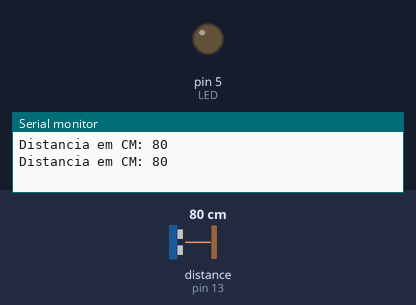
Simulated run of this sketch. Board: Arduino Uno, built with avr-gcc and run on an emulated ATmega328P. Shown: output pins drawn as LEDs (lit = HIGH), the last lines printed to the serial monitor. Wiring (inferred from the names in the program): ultrasonic range finder: trigger pin 12; echo pin 13. The test bench sets the inputs (shaded band); at power-on: distance to the obstacle (sensor on pin 13) 80 cm. The echo pulse lasts 58.3 µs per cm; pins used as bus, display or sensor lines are not drawn.

Above: at 1.8 s.
1.9 s: distance to the obstacle (sensor on pin 13) set to 12 cm
3.4 s: distance to the obstacle (sensor on pin 13) set to 9 cm
At 5.1 s:
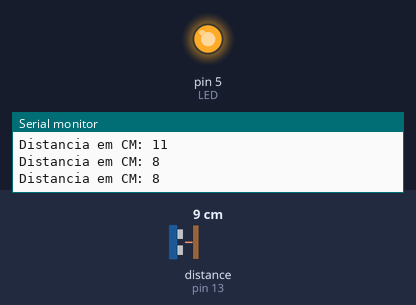
5.5 s: distance to the obstacle (sensor on pin 13) set to 18 cm
At 6.7 s:
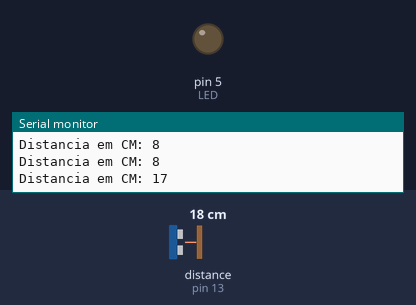
7.5 s: distance to the obstacle (sensor on pin 13) set to 2 cm
At 8.3 s:
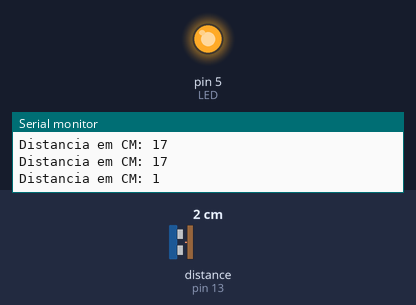
Timing chart, 0 to 10.5 s (numbered marks = the images above; inputs shaded):
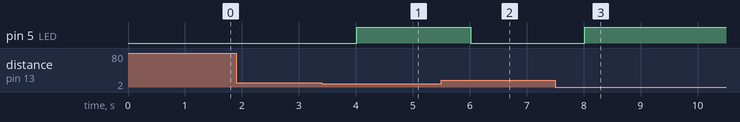

The sketch:

sensor_ultrasonico.ino
```cpp
const int trigPin = 12;
const int echoPin = 13;
int LED = 5;

void setup()
{
  Serial.begin(9600);
  pinMode(trigPin, OUTPUT);
  pinMode(echoPin, INPUT);
  pinMode(LED,OUTPUT);
}

void loop()
{
  digitalWrite(trigPin, LOW);
  delayMicroseconds(2);
  digitalWrite(trigPin, HIGH);
  delayMicroseconds(10);
  digitalWrite(trigPin, LOW);
  unsigned long duracao = pulseIn(echoPin, HIGH);
  int distancia = duracao / 58;
  Serial.print("Distancia em CM: ");
  Serial.println(distancia);

  if(distancia < 10)
  {
    digitalWrite(LED,HIGH);
  }
  else
  {
    digitalWrite(LED,LOW);
  }
  delay(1000);
}
```

Measured:
- the behaviour switches between 11 and 10 cm on distance to the obstacle (sensor on pin 13) (found by bisection; images 0 and 1)
- after the input at 3.4 s, pin 5 (LED): LOW → HIGH after 0.62 s
- after the input at 5.5 s, pin 5 (LED): HIGH → LOW after 0.52 s
- after the input at 7.5 s, pin 5 (LED): LOW → HIGH after 0.52 s
